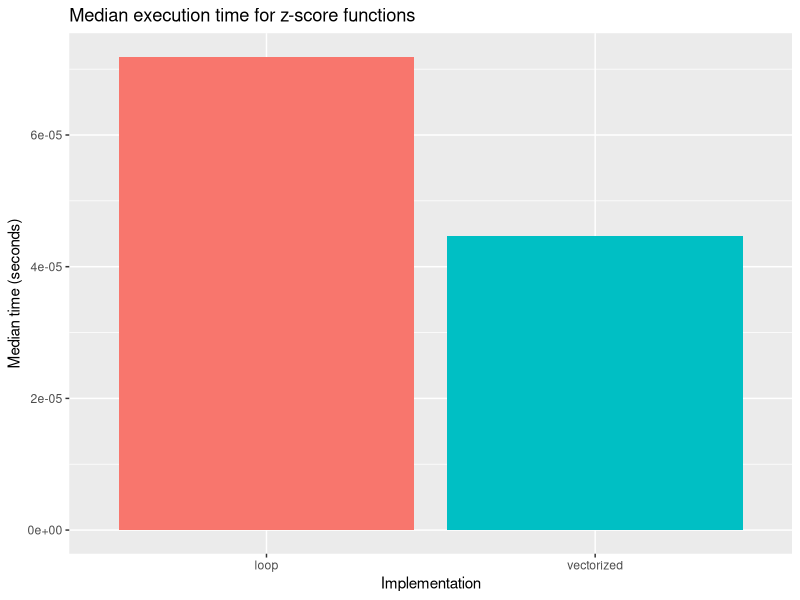
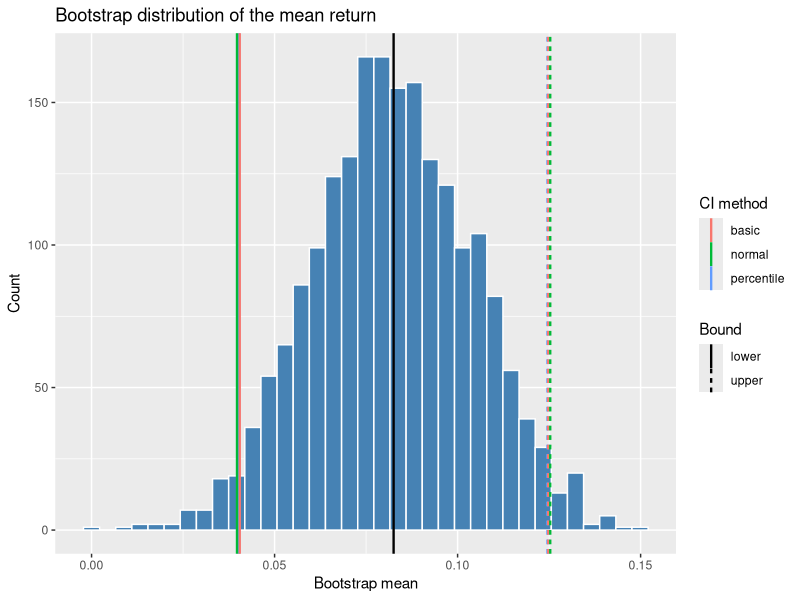
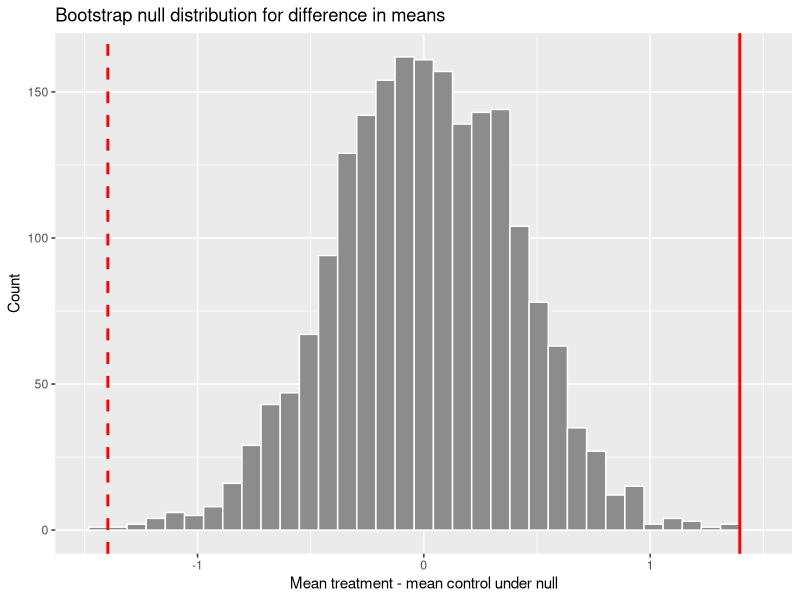

Generate these figures, in order, with R:
## ---- chunk 1
#| label: setup
library(tidyverse)
library(bench)
library(palmerpenguins)
library(purrr)
## ---- chunk 2
vectorized_zscore <- function(x) {
  (x - mean(x, na.rm = TRUE)) / sd(x, na.rm = TRUE)
}

loop_zscore <- function(x) {
  x_mean <- mean(x, na.rm = TRUE)
  x_sd <- sd(x, na.rm = TRUE)
  z <- numeric(length(x))

  for (i in seq_along(x)) {
    z[i] <- (x[i] - x_mean) / x_sd
  }

  z
}

iris_x <- iris$Sepal.Length
head(tibble(
  original = iris_x,
  vectorized = vectorized_zscore(iris_x),
  loop = loop_zscore(iris_x)
))

all.equal(vectorized_zscore(iris_x), loop_zscore(iris_x))
## ---- chunk 3
zscore_bench <- bench::mark(
  vectorized = vectorized_zscore(iris_x),
  loop = loop_zscore(iris_x),
  iterations = 50,
  check = TRUE
)

zscore_bench |> select(expression, median, `itr/sec`, mem_alloc)

zscore_bench |>
  mutate(
    implementation = as.character(expression),
    median_seconds = as.numeric(median)
  ) |>
  ggplot(aes(x = implementation, y = median_seconds, fill = implementation)) +
  geom_col(show.legend = FALSE) +
  labs(
    title = "Median execution time for z-score functions",
    x = "Implementation",
    y = "Median time (seconds)"
  )
## ---- chunk 4
chick_growth <- ChickWeight |>
  arrange(Chick, Time) |>
  group_by(Chick) |>
  mutate(
    first_weight = first(weight),
    first_time = first(Time),
    last_weight = last(weight),
    Growth.Rate = if_else(
      Time == first_time,
      NA_real_,
      (weight - first_weight) / (Time - first_time)
    ),
    Weight.Gain.Percent = (last_weight - first_weight) / first_weight * 100
  ) |>
  ungroup()

chick_growth |>
  group_by(Diet) |>
  summarize(
    average_growth_rate = mean(Growth.Rate, na.rm = TRUE),
    mean_maximum_weight = mean(tapply(weight, Chick, max)[as.character(unique(Chick))]),
    mean_weight_gain_percent = mean(Weight.Gain.Percent),
    .groups = "drop"
  )
## ---- chunk 5
penguin_by_species <- split(penguins, penguins$species)

penguin_by_species <- lapply(penguin_by_species, function(df) {
  attr(df, "sample_size") <- nrow(df)
  df
})

map_int(penguin_by_species, ~ attr(.x, "sample_size"))
## ---- chunk 6
numeric_means_lapply <- lapply(penguin_by_species, function(df) {
  numeric_cols <- df |> select(where(is.numeric))
  lapply(numeric_cols, mean, na.rm = TRUE)
})

numeric_means_lapply

body_mass_means_map <- penguin_by_species |>
  map_dbl(~ mean(.x$body_mass_g, na.rm = TRUE))

body_mass_means_map
## ---- chunk 7
tapply(penguins$body_mass_g, penguins$species, mean, na.rm = TRUE)

tapply(
  penguins$body_mass_g,
  list(species = penguins$species, sex = penguins$sex),
  mean,
  na.rm = TRUE
)
## ---- chunk 8
x <- c(1, 2, 3, 4)
y <- x

before <- tibble(object = c("x", "y"), value = c(paste(x, collapse = ", "), paste(y, collapse = ", ")))
y[1] <- 99
after <- tibble(object = c("x", "y"), value = c(paste(x, collapse = ", "), paste(y, collapse = ", ")))

list(before = before, after = after)
## ---- chunk 9
growing_time <- system.time({
  result_growing <- numeric(0)
  for (i in 1:10000) {
    result_growing <- c(result_growing, i^2)
  }
})

preallocated_time <- system.time({
  result_preallocated <- numeric(10000)
  for (i in 1:10000) {
    result_preallocated[i] <- i^2
  }
})

rbind(growing_vector = growing_time, preallocated = preallocated_time)
all.equal(result_growing, result_preallocated)
## ---- chunk 10
A <- matrix(c(4, 2, 1, 5), nrow = 2)
B <- matrix(c(3, 1, 0, 2), nrow = 2)
C <- matrix(c(1, 3, 5, 2, 4, 6), nrow = 2)
## ---- chunk 11
A_plus_B <- A + B
A_elementwise_B <- A * B
A_matrix_B <- A %*% B
tA_matrix_C <- t(A) %*% C
A_inverse <- solve(A)

list(
  A_plus_B = A_plus_B,
  A_elementwise_B = A_elementwise_B,
  A_matrix_B = A_matrix_B,
  tA_matrix_C = tA_matrix_C,
  A_inverse = A_inverse
)
## ---- chunk 12
is_symmetric <- function(mat, tol = .Machine$double.eps^0.5) {
  if (!is.matrix(mat)) {
    stop("Input must be a matrix.")
  }
  if (nrow(mat) != ncol(mat)) {
    stop("Input matrix must be square.")
  }
  isTRUE(all.equal(mat, t(mat), tolerance = tol))
}

tibble(
  matrix = c("A", "B", "t(A) %*% A"),
  symmetric = c(is_symmetric(A), is_symmetric(B), is_symmetric(t(A) %*% A))
)
## ---- chunk 13
M <- matrix(c(4, 2, 2, 3), nrow = 2)
## ---- chunk 14
M_eigen <- eigen(M)
M_eigen
## ---- chunk 15
eigen_checks <- map(seq_along(M_eigen$values), function(i) {
  lambda <- M_eigen$values[i]
  x_vec <- M_eigen$vectors[, i]

  tibble(
    eigenpair = i,
    left_side = list(M %*% x_vec),
    right_side = list(lambda * x_vec),
    matches = isTRUE(all.equal(as.vector(M %*% x_vec), as.vector(lambda * x_vec)))
  )
})

bind_rows(eigen_checks)
## ---- chunk 16
P <- M_eigen$vectors
D <- diag(M_eigen$values)
M_reconstructed <- P %*% D %*% solve(P)

M_reconstructed
all.equal(M, M_reconstructed)
## ---- chunk 17
X <- matrix(c(3, 2, 2, 2, 3, -2, 2, -2, 3), nrow = 3)

X_svd <- svd(X)
X_svd

X_rank1 <- X_svd$d[1] * X_svd$u[, 1, drop = FALSE] %*% t(X_svd$v[, 1, drop = FALSE])
frobenius_norm <- norm(X - X_rank1, type = "F")

X_rank1
frobenius_norm
## ---- chunk 18
set.seed(228)
n <- 100
x <- runif(n, -5, 5)
y <- 3 + 2 * x + rnorm(n, sd = 1)

design_matrix <- cbind(intercept = 1, x = x)
qr_fit <- qr(design_matrix)
beta_qr <- qr.coef(qr_fit, y)
beta_lm <- coef(lm(y ~ x))

tibble(
  method = c("QR", "lm"),
  intercept = c(beta_qr[1], beta_lm[1]),
  slope = c(beta_qr[2], beta_lm[2])
)
## ---- chunk 19
rosenbrock <- function(x) {
  (1 - x[1])^2 + 100 * (x[2] - x[1]^2)^2
}
## ---- chunk 20
rosenbrock_grad <- function(x) {
  c(
    -2 * (1 - x[1]) - 400 * x[1] * (x[2] - x[1]^2),
    200 * (x[2] - x[1]^2)
  )
}
## ---- chunk 21
gradient_descent <- function(init, grad_fn, learning_rate = 0.001,
                             max_iter = 10000, tol = 1e-6,
                             fn = rosenbrock) {
  x_current <- init

  for (iter in seq_len(max_iter)) {
    grad <- grad_fn(x_current)
    grad_norm <- sqrt(sum(grad^2))

    if (grad_norm < tol) {
      return(list(solution = x_current, value = fn(x_current), iterations = iter - 1))
    }

    x_current <- x_current - learning_rate * grad
  }

  list(solution = x_current, value = fn(x_current), iterations = max_iter)
}
## ---- chunk 22
gd_result <- gradient_descent(
  init = c(-1.2, 1.0),
  grad_fn = rosenbrock_grad,
  learning_rate = 0.001,
  max_iter = 10000,
  tol = 1e-6
)

gd_result
## ---- chunk 23
bfgs_result <- optim(
  par = c(-1.2, 1.0),
  fn = rosenbrock,
  gr = rosenbrock_grad,
  method = "BFGS"
)

bfgs_result
## ---- chunk 24
nelder_mead_result <- optim(
  par = c(-1.2, 1.0),
  fn = rosenbrock,
  method = "Nelder-Mead"
)

optimization_comparison <- tibble(
  method = c("Gradient descent", "BFGS", "Nelder-Mead"),
  x1 = c(gd_result$solution[1], bfgs_result$par[1], nelder_mead_result$par[1]),
  x2 = c(gd_result$solution[2], bfgs_result$par[2], nelder_mead_result$par[2]),
  function_value = c(gd_result$value, bfgs_result$value, nelder_mead_result$value),
  iterations = c(gd_result$iterations, bfgs_result$counts["gradient"], NA),
  function_evaluations = c(NA, bfgs_result$counts["function"], nelder_mead_result$counts["function"])
)

optimization_comparison
## ---- chunk 25
run_simulation <- function(n_samples, n_reps, dist_type) {
  map_dfr(seq_len(n_reps), function(rep_id) {
    sample_values <- switch(
      dist_type,
      normal = rnorm(n_samples, mean = 0, sd = 1),
      t3 = rt(n_samples, df = 3),
      contaminated = if_else(
        runif(n_samples) < 0.9,
        rnorm(n_samples, mean = 0, sd = 1),
        rnorm(n_samples, mean = 0, sd = 10)
      ),
      stop("Unknown distribution type.")
    )

    tibble(
      replication = rep_id,
      distribution = dist_type,
      mean = mean(sample_values),
      median = median(sample_values),
      trimmed_mean = mean(sample_values, trim = 0.1)
    )
  })
}
## ---- chunk 26
set.seed(228)
simulation_results <- bind_rows(
  run_simulation(30, 1000, "normal"),
  run_simulation(30, 1000, "t3"),
  run_simulation(30, 1000, "contaminated")
)

simulation_summary <- simulation_results |>
  pivot_longer(
    cols = c(mean, median, trimmed_mean),
    names_to = "estimator",
    values_to = "estimate"
  ) |>
  group_by(distribution, estimator) |>
  summarize(
    bias = mean(estimate),
    variance = var(estimate),
    mse = mean(estimate^2),
    .groups = "drop"
  )

simulation_summary
## ---- chunk 27
simulation_summary |>
  arrange(distribution, mse)
## ---- chunk 28
set.seed(42)
returns <- rnorm(50, mean = 0.08, sd = 0.12)
returns <- returns + rexp(50, rate = 20) - 0.05

bootstrap_mean <- function(x, B = 2000, conf = 0.95) {
  theta_hat <- mean(x)
  n <- length(x)
  boot_means <- replicate(B, mean(sample(x, size = n, replace = TRUE)))
  alpha <- 1 - conf
  se <- sd(boot_means)

  percentile <- quantile(boot_means, probs = c(alpha / 2, 1 - alpha / 2), names = FALSE)
  basic <- 2 * theta_hat - rev(percentile)
  normal <- theta_hat + qnorm(c(alpha / 2, 1 - alpha / 2)) * se

  list(
    estimate = theta_hat,
    se = se,
    boot_means = boot_means,
    intervals = tibble(
      method = c("percentile", "basic", "normal"),
      lower = c(percentile[1], basic[1], normal[1]),
      upper = c(percentile[2], basic[2], normal[2])
    )
  )
}

set.seed(228)
boot_returns <- bootstrap_mean(returns, B = 2000)
boot_returns$estimate
boot_returns$se
boot_returns$intervals
## ---- chunk 29
boot_plot_data <- tibble(boot_mean = boot_returns$boot_means)
ci_lines <- boot_returns$intervals |>
  pivot_longer(cols = c(lower, upper), names_to = "bound", values_to = "value")

ggplot(boot_plot_data, aes(x = boot_mean)) +
  geom_histogram(bins = 35, color = "white", fill = "steelblue") +
  geom_vline(data = ci_lines, aes(xintercept = value, color = method, linetype = bound), linewidth = 0.8) +
  geom_vline(xintercept = boot_returns$estimate, color = "black", linewidth = 0.8) +
  labs(
    title = "Bootstrap distribution of the mean return",
    x = "Bootstrap mean",
    y = "Count",
    color = "CI method",
    linetype = "Bound"
  )
## ---- chunk 30
set.seed(123)
control <- rnorm(40, mean = 10, sd = 2)
treatment <- rnorm(40, mean = 11.5, sd = 2)

bootstrap_ttest <- function(control, treatment, B = 2000) {
  observed_diff <- mean(treatment) - mean(control)
  pooled_mean <- mean(c(control, treatment))

  control_null <- control - mean(control) + pooled_mean
  treatment_null <- treatment - mean(treatment) + pooled_mean

  boot_diffs <- replicate(B, {
    boot_control <- sample(control_null, length(control_null), replace = TRUE)
    boot_treatment <- sample(treatment_null, length(treatment_null), replace = TRUE)
    mean(boot_treatment) - mean(boot_control)
  })

  list(
    observed_diff = observed_diff,
    boot_diffs = boot_diffs,
    p_value = mean(abs(boot_diffs) >= abs(observed_diff))
  )
}

set.seed(228)
boot_test <- bootstrap_ttest(control, treatment, B = 2000)
boot_test$observed_diff
boot_test$p_value

ggplot(tibble(diff = boot_test$boot_diffs), aes(x = diff)) +
  geom_histogram(bins = 35, color = "white", fill = "gray55") +
  geom_vline(xintercept = boot_test$observed_diff, color = "red", linewidth = 1) +
  geom_vline(xintercept = -boot_test$observed_diff, color = "red", linewidth = 1, linetype = "dashed") +
  labs(
    title = "Bootstrap null distribution for difference in means",
    x = "Mean treatment - mean control under null",
    y = "Count"
  )
## ---- chunk 31
t_test_result <- t.test(treatment, control)

tibble(
  method = c("Bootstrap", "Welch t-test"),
  observed_difference = c(boot_test$observed_diff, diff(rev(t_test_result$estimate))),
  p_value = c(boot_test$p_value, t_test_result$p.value)
)
